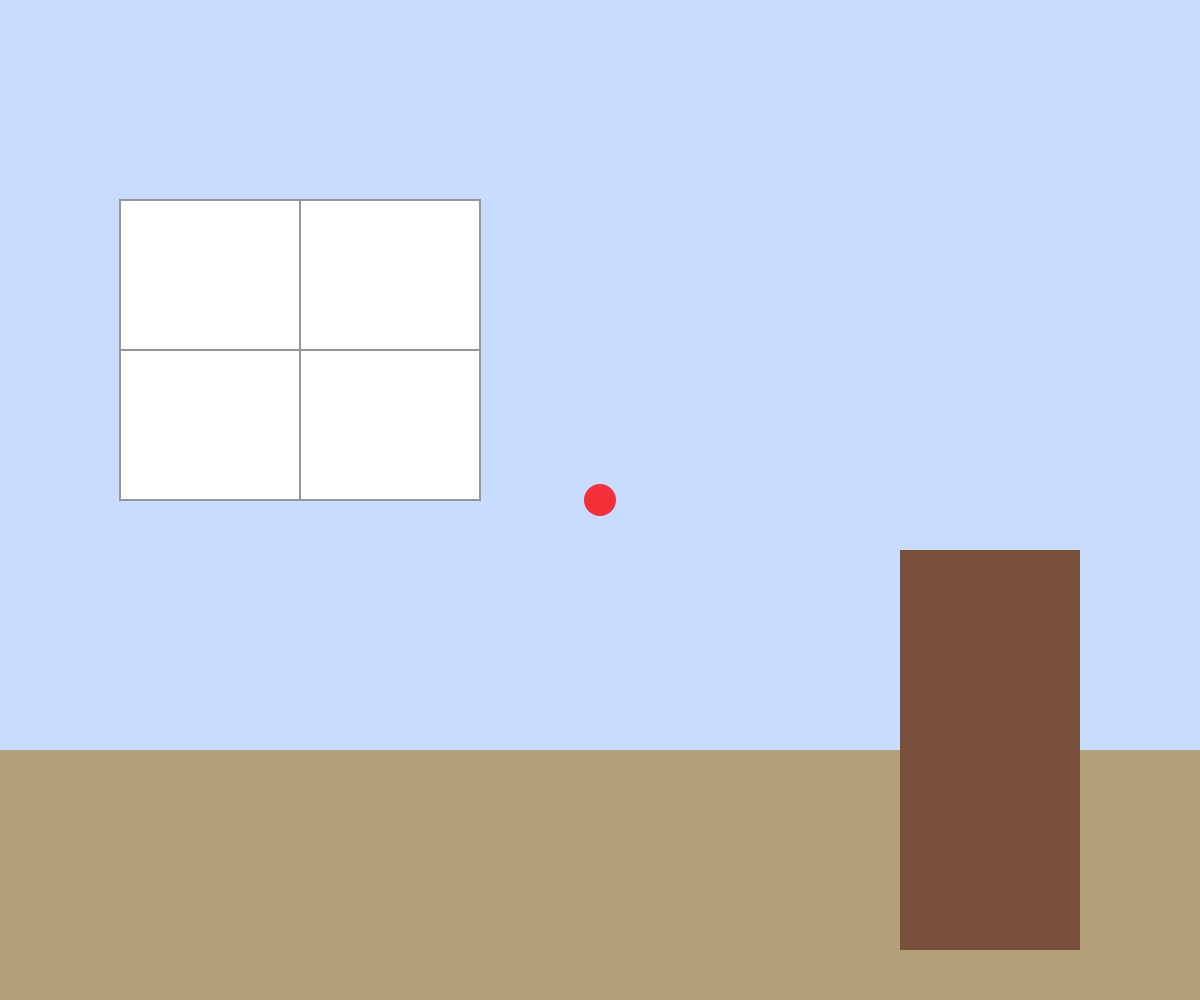
Frame 1 (no input)
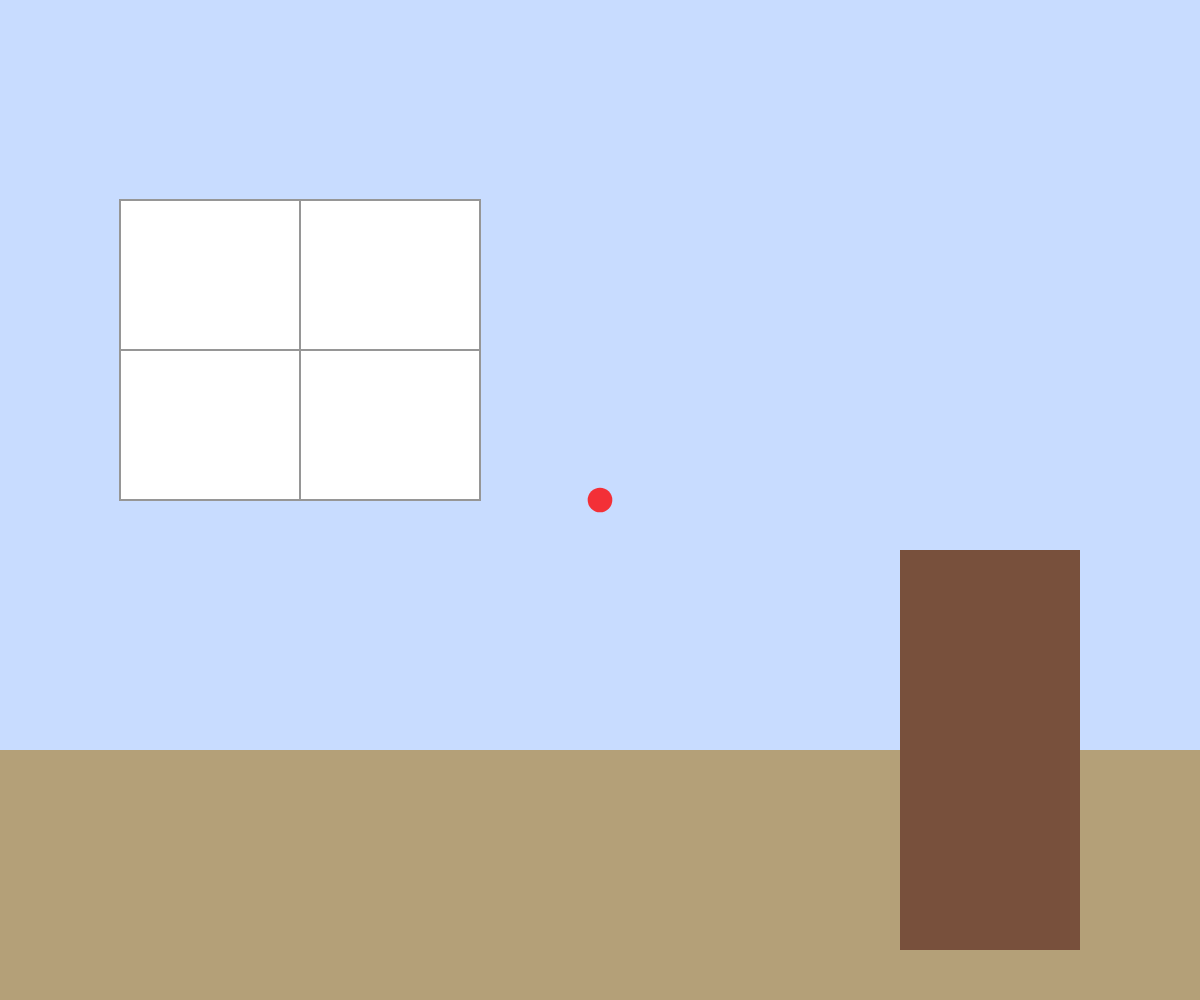
Frame 60 (no input)
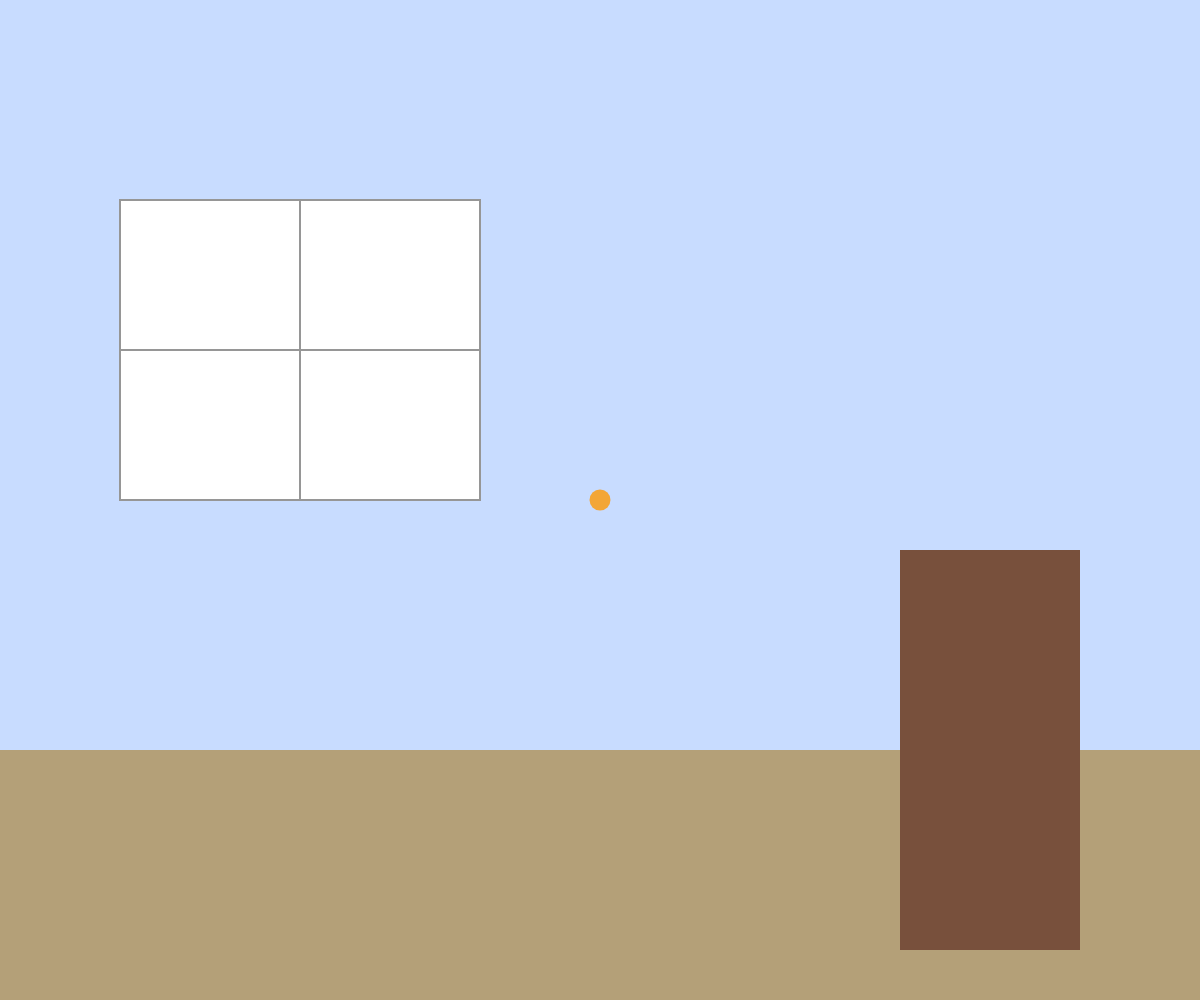
Frame 120 (the mouse pressed at the canvas centre since frame 60)

The p5.js sketch that drew these frames (run headless with seeded random() and noise() and a simulated clock; from frame 60 on, the mouse is pressed at the canvas centre):

// p5.js sketch
// ── sketch.js
// Global variables and settings
let stage = 0;
let maxStage = 10;
let darkness = 0;
let shakeFactor = 0;
let marks = [];
let cracks = [];
let shards = [];

let animationStarted = false;
let stageTimer = 0;       // Frames counter for stage progression
const stageInterval = 120; // Frames between stage advances (~2 sec at 60fps)

let explosionStarted = false;
let explosionTimer = 0;
const explosionDelay = 180; // Not used but kept for reference

// Variables for the final sequence
let finalSequence = false;
let finalSequenceTimer = 0;
const finalSequenceDelay = 180; // Frames to show white screen with fallen figure before darkening
const finalFadeDuration = 150;  // Frames over which fade-to-black occurs

let person;

function setup() {
  createCanvas(windowWidth, windowHeight);
  noFill();
  strokeWeight(2);
  // Instantiate the person near the bottom center.
  person = new Person(width / 2, height - 150);
}

function draw() {
  // If not in final sequence, draw the room background and anxious effects.
  if (!finalSequence) {
    drawRoom();
  
    // If animation hasn't started, show the flashing button.
    if (!animationStarted) {
      displayStartButton();
      return;
    }
    
    // Automatic stage progression (before final explosion)
    if (stage < maxStage) {
      stageTimer++;
      if (stageTimer >= stageInterval) {
        stageTimer = 0;
        advanceStage();
      }
    }
    
    // Slowly update darkness.
    let targetDarkness = map(stage, 0, maxStage, 0, 255);
    if (darkness < targetDarkness) {
      darkness += 0.5;
    }
    
    // Update shake factor.
    shakeFactor = stage * 2;
    let globalShakeX = random(-shakeFactor, shakeFactor);
    let globalShakeY = random(-shakeFactor, shakeFactor);
    
    // Draw anxious effects over the room.
    if (stage < maxStage) {
      push();
        translate(globalShakeX, globalShakeY);
        for (let mark of marks) {
          mark.update();
          mark.display();
        }
        noStroke();
        fill(0, darkness);
        rect(0, 0, width, height);
        if (stage >= 5) {
          for (let crack of cracks) {
            crack.expand();
            crack.display();
          }
        }
      pop();
    }
    
    // Update and display the person (falling hasn't started yet).
    person.update(stage, maxStage, shakeFactor);
    person.display();
    
    // When max stage is reached, trigger explosion effect.
    if (stage >= maxStage) {
      if (!explosionStarted) {
        generateShards();
        explosionStarted = true;
      }
      if (!finalSequence) {
        drawExplosionEffect();
      }
      if (finalSequence) {
        // Switch to white background; let the figure fall.
        background(255);
        person.fallDown();
      }
    }
  } else {
    // Final sequence: white screen with fallen figure, then fade to black.
    background(255);
    person.displayFallen();
    
    finalSequenceTimer++;
    if (finalSequenceTimer > finalSequenceDelay) {
      let fadeAlpha = map(finalSequenceTimer, finalSequenceDelay, finalSequenceDelay + finalFadeDuration, 0, 255);
      noStroke();
      fill(0, fadeAlpha);
      rect(0, 0, width, height);
      if (fadeAlpha >= 255) {
        resetAnimation();
      }
    }
  }
}

// Draw a simple room interior.
function drawRoom() {
  background(200, 220, 255);
  noStroke();
  fill(180, 160, 120);
  rect(0, height * 0.75, width, height * 0.25);
  fill(255);
  stroke(150);
  rect(width * 0.1, height * 0.2, width * 0.3, height * 0.3);
  line(width * 0.1, height * 0.35, width * 0.4, height * 0.35);
  line(width * 0.25, height * 0.2, width * 0.25, height * 0.5);
  noStroke();
  fill(120, 80, 60);
  rect(width * 0.75, height * 0.55, width * 0.15, height * 0.4);
}

// Display a flashing button that changes color on hover.
function displayStartButton() {
  let pulse = map(sin(frameCount * 0.2), -1, 1, 20, 40);
  let d = dist(mouseX, mouseY, width/2, height/2);
  // If mouse is over the button, change its color.
  if (d < pulse/2) {
    fill(255, 150, 0, 200);
  } else {
    fill(255, 0, 0, 200);
  }
  noStroke();
  ellipse(width/2, height/2, pulse, pulse);
}

// Advance stage and add anxiety marks/cracks.
function advanceStage() {
  stage++;
  let numNewMarks = stage * 2;
  for (let i = 0; i < numNewMarks; i++) {
    marks.push(new AnxietyMark(random(width), random(height), random(20, 80)));
  }
  if (stage >= 4) {
    let numNewCracks = floor(stage * 1);
    for (let i = 0; i < numNewCracks; i++) {
      cracks.push(new Crack(random(width), random(height)));
    }
  }
}

// AnxietyMark class.
class AnxietyMark {
  constructor(x, y, size) {
    this.baseX = x;
    this.baseY = y;
    this.size = size;
    this.vertices = [];
    this.numVertices = floor(random(5, 10));
    for (let i = 0; i < this.numVertices; i++) {
      let angle = map(i, 0, this.numVertices, 0, TWO_PI);
      let r = this.size * random(0.8, 1.2);
      this.vertices.push({ angle: angle, radius: r });
    }
  }
  
  update() {
    let distortion = 0.5 + stage * 0.1;
    for (let v of this.vertices) {
      v.radius += random(-distortion, distortion);
      v.radius = constrain(v.radius, this.size * 0.7, this.size * 1.3);
    }
  }
  
  display() {
    push();
      translate(this.baseX, this.baseY);
      stroke(255, 0, 0, 200);
      beginShape();
      for (let v of this.vertices) {
        let jitterX = random(-3, 3);
        let jitterY = random(-3, 3);
        vertex(v.radius * cos(v.angle) + jitterX, v.radius * sin(v.angle) + jitterY);
      }
      endShape(CLOSE);
    pop();
  }
}

// Crack class.
class Crack {
  constructor(x, y) {
    this.startX = x;
    this.startY = y;
    this.points = [{ x: x, y: y }];
    this.growthSpeed = random(10, 20);
    this.maxLength = random(200, 500);
  }
  
  expand() {
    if (this.points.length < this.maxLength) {
      let lastPoint = this.points[this.points.length - 1];
      let angle = random(TWO_PI);
      let newX = lastPoint.x + cos(angle) * this.growthSpeed;
      let newY = lastPoint.y + sin(angle) * this.growthSpeed;
      if (newX > 0 && newX < width && newY > 0 && newY < height) {
        this.points.push({ x: newX, y: newY });
      }
    }
  }
  
  display() {
    stroke(255);
    strokeWeight(3);
    noFill();
    beginShape();
    for (let p of this.points) {
      vertex(p.x, p.y);
    }
    endShape();
  }
}

// Shard class.
class Shard {
  constructor(x, y) {
    this.x = x;
    this.y = y;
    let angle = random(TWO_PI);
    let speed = random(5, 15);
    this.vx = cos(angle) * speed;
    this.vy = sin(angle) * speed;
    this.size = random(20, 80);
    this.alpha = 255;
  }
  
  update() {
    this.x += this.vx;
    this.y += this.vy;
    this.vx *= 0.98;
    this.vy *= 0.98;
    this.alpha -= 2;
  }
  
  display() {
    stroke(0, this.alpha);
    fill(200, this.alpha);
    beginShape();
    for (let i = 0; i < 5; i++) {
      let angle = map(i, 0, 5, 0, TWO_PI);
      let r = this.size * random(0.8, 1.2);
      vertex(this.x + r * cos(angle), this.y + r * sin(angle));
    }
    endShape(CLOSE);
  }
}

// Generate shards.
function generateShards() {
  for (let i = 0; i < 60; i++) {
    shards.push(new Shard(random(width), random(height / 2)));
  }
}

// Draw explosion effect; when shards fade, start final sequence.
function drawExplosionEffect() {
  background(255);
  let activeShards = false;
  for (let s of shards) {
    s.update();
    if (s.alpha > 0) {
      s.display();
      activeShards = true;
    }
  }
  if (!activeShards) {
    finalSequence = true;
    finalSequenceTimer = 0;
  }
}

// Final sequence: white screen with fallen figure, then fade to black.
function drawFinalSequence() {
  background(255);
  person.displayFallen();
  
  finalSequenceTimer++;
  if (finalSequenceTimer > finalSequenceDelay) {
    let fadeAlpha = map(finalSequenceTimer, finalSequenceDelay, finalSequenceDelay + finalFadeDuration, 0, 255);
    noStroke();
    fill(0, fadeAlpha);
    rect(0, 0, width, height);
    if (fadeAlpha >= 255) {
      resetAnimation();
    }
  }
}

// Reset the animation.
function resetAnimation() {
  stage = 0;
  darkness = 0;
  marks = [];
  cracks = [];
  shards = [];
  explosionStarted = false;
  finalSequence = false;
  finalSequenceTimer = 0;
  stageTimer = 0;
  animationStarted = false;
  person.reset();
}

// Start the animation only when clicking on the button.
function displayStartButton() {
  let pulse = map(sin(frameCount * 0.2), -1, 1, 20, 40);
  let centerX = width / 2;
  let centerY = height / 2;
  let halfPulse = pulse / 2;
  if (mouseX > centerX - halfPulse && mouseX < centerX + halfPulse &&
      mouseY > centerY - halfPulse && mouseY < centerY + halfPulse) {
    fill(255, 150, 0, 200);  // Change color when hovered.
  } else {
    fill(255, 0, 0, 200);
  }
  noStroke();
  ellipse(centerX, centerY, pulse, pulse);
}


// Adjust canvas size.
function windowResized() {
  resizeCanvas(windowWidth, windowHeight);
}

/* ----------------------------------
   Person class
   ---------------------------------- */
class Person {
  constructor(x, y) {
    this.x = x;
    this.y = y;
    this.collapseProgress = 0; // 0 = standing, 1 = fully collapsed
    this.shakeX = 0;
    this.shakeY = 0;
    this.fallProgress = 0; // 0 = not fallen, 1 = fully fallen (horizontal)
  }
  
  update(stage, maxStage, shakeAmount) {
    this.collapseProgress = constrain(stage / maxStage, 0, 1);
    this.shakeX = random(-shakeAmount, shakeAmount);
    this.shakeY = random(-shakeAmount, shakeAmount);
  }
  
  // Display stickman during anxious/collapsing phase.
  display() {
    push();
      translate(this.x + this.shakeX, this.y + this.shakeY);
      let collapseAngle = map(this.collapseProgress, 0, 1, 0, PI / 2);
      rotate(collapseAngle);
      
      stroke(0);
      fill(255);
      ellipse(0, -60, 30, 30);
      line(0, -45, 0, 0);
      if (this.collapseProgress < 0.7) {
        let armAngle = map(this.collapseProgress, 0, 1, PI / 4, PI / 2);
        line(0, -35, -30 * cos(armAngle), -35 + 30 * sin(armAngle));
        line(0, -35, 30 * cos(armAngle), -35 + 30 * sin(armAngle));
      } else {
        line(0, -35, -15, -60);
        line(0, -35, 15, -60);
        line(-15, -60, 15, -60);
      }
      let legAngle = map(this.collapseProgress, 0, 1, PI / 8, PI / 2);
      line(0, 0, -20 * cos(legAngle), 40 * sin(legAngle));
      line(0, 0, 20 * cos(legAngle), 40 * sin(legAngle));
    pop();
  }
  
  // Gradually increase fallProgress.
  fallDown() {
    if (this.fallProgress < 1) {
      this.fallProgress += 0.005;
    }
  }
  
  // Display the fallen stickman.
  displayFallen() {
    push();
      translate(this.x, this.y);
      let startAngle = map(this.collapseProgress, 0, 1, 0, PI / 2);
      let finalAngle = map(this.fallProgress, 0, 1, startAngle, PI / 2);
      rotate(finalAngle);
      translate(0, 20 * this.fallProgress);
      
      stroke(0);
      fill(255);
      ellipse(0, -60, 30, 30);
      line(0, -45, 0, 0);
      line(0, -35, -15, -50);
      line(0, -35, 15, -50);
      line(0, 0, -20, 10);
      line(0, 0, 20, 10);
    pop();
  }
  
  reset() {
    this.x = width / 2;
    this.y = height - 150;
    this.collapseProgress = 0;
    this.fallProgress = 0;
  }
}
